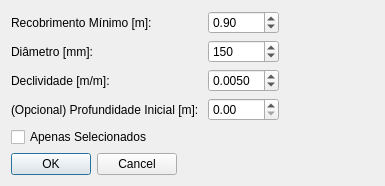
<?xml version="1.0" encoding="UTF-8"?>
<ui version="4.0">
 <class>recobrimento_dialog</class>
 <widget class="QDialog" name="recobrimento_dialog">
  <property name="geometry">
   <rect>
    <x>0</x>
    <y>0</y>
    <width>385</width>
    <height>183</height>
   </rect>
  </property>
  <property name="windowTitle">
   <string>saniHUB RedBasica</string>
  </property>
  <layout class="QFormLayout" name="formLayout_2">
   <item row="0" column="0">
    <layout class="QGridLayout" name="gridLayout">
     <item row="0" column="0">
      <widget class="QLabel" name="label">
       <property name="text">
        <string>Recobrimento Mínimo [m]: </string>
       </property>
      </widget>
     </item>
     <item row="0" column="1">
      <widget class="QgsDoubleSpinBox" name="qdsbRecobrimento">
       <property name="minimum">
        <double>0.000000000000000</double>
       </property>
       <property name="singleStep">
        <double>0.100000000000000</double>
       </property>
       <property name="value">
        <double>0.900000000000000</double>
       </property>
      </widget>
     </item>
     <item row="1" column="0">
      <widget class="QLabel" name="label_2">
       <property name="text">
        <string>Diâmetro [mm]: </string>
       </property>
      </widget>
     </item>
     <item row="1" column="1">
      <widget class="QgsDoubleSpinBox" name="qdsbDiamentro">
       <property name="decimals">
        <number>0</number>
       </property>
       <property name="minimum">
        <double>0.000000000000000</double>
       </property>
       <property name="maximum">
        <double>100000.000000000000000</double>
       </property>
       <property name="singleStep">
        <double>50.000000000000000</double>
       </property>
       <property name="value">
        <double>150.000000000000000</double>
       </property>
      </widget>
     </item>
     <item row="2" column="0">
      <widget class="QLabel" name="label_3">
       <property name="text">
        <string>Declividade [m/m]: </string>
       </property>
      </widget>
     </item>
     <item row="2" column="1">
      <widget class="QgsDoubleSpinBox" name="qdsbDeclividade">
       <property name="decimals">
        <number>4</number>
       </property>
       <property name="minimum">
        <double>0.000000000000000</double>
       </property>
       <property name="singleStep">
        <double>0.000500000000000</double>
       </property>
       <property name="value">
        <double>0.005000000000000</double>
       </property>
      </widget>
     </item>
     <item row="3" column="0">
      <widget class="QLabel" name="label_4">
       <property name="text">
        <string>(Opcional) Profundidade Inicial [m]: </string>
       </property>
      </widget>
     </item>
     <item row="3" column="1">
      <widget class="QgsDoubleSpinBox" name="qdsbProfundidade"/>
     </item>
     <item row="4" column="0">
      <widget class="QCheckBox" name="cbSelecionados">
       <property name="text">
        <string>Apenas Selecionados</string>
       </property>
      </widget>
     </item>
    </layout>
   </item>
   <item row="1" column="0">
    <widget class="QDialogButtonBox" name="buttonBox">
     <property name="orientation">
      <enum>Qt::Horizontal</enum>
     </property>
     <property name="standardButtons">
      <set>QDialogButtonBox::Cancel|QDialogButtonBox::Ok</set>
     </property>
    </widget>
   </item>
  </layout>
 </widget>
 <customwidgets>
  <customwidget>
   <class>QgsDoubleSpinBox</class>
   <extends>QDoubleSpinBox</extends>
   <header>qgsdoublespinbox.h</header>
  </customwidget>
 </customwidgets>
 <resources/>
 <connections>
  <connection>
   <sender>buttonBox</sender>
   <signal>accepted()</signal>
   <receiver>recobrimento_dialog</receiver>
   <slot>accept()</slot>
   <hints>
    <hint type="sourcelabel">
     <x>248</x>
     <y>254</y>
    </hint>
    <hint type="destinationlabel">
     <x>157</x>
     <y>274</y>
    </hint>
   </hints>
  </connection>
  <connection>
   <sender>buttonBox</sender>
   <signal>rejected()</signal>
   <receiver>recobrimento_dialog</receiver>
   <slot>reject()</slot>
   <hints>
    <hint type="sourcelabel">
     <x>316</x>
     <y>260</y>
    </hint>
    <hint type="destinationlabel">
     <x>286</x>
     <y>274</y>
    </hint>
   </hints>
  </connection>
 </connections>
</ui>
